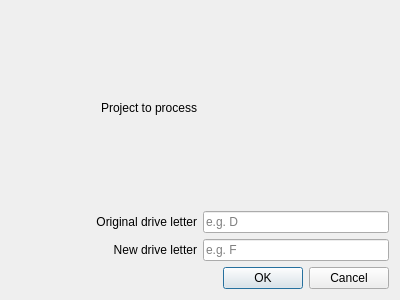
<?xml version="1.0" encoding="UTF-8"?>
<ui version="4.0">
 <class>Dialog</class>
 <widget class="QDialog" name="Dialog">
  <property name="geometry">
   <rect>
    <x>0</x>
    <y>0</y>
    <width>400</width>
    <height>300</height>
   </rect>
  </property>
  <property name="windowTitle">
   <string>Change project drive letter</string>
  </property>
  <layout class="QVBoxLayout" name="verticalLayout">
   <item>
    <layout class="QHBoxLayout" name="horizontalLayout">
     <item>
      <widget class="QLabel" name="label">
       <property name="text">
        <string>Project to process</string>
       </property>
       <property name="alignment">
        <set>Qt::AlignRight|Qt::AlignTrailing|Qt::AlignVCenter</set>
       </property>
      </widget>
     </item>
     <item>
      <widget class="QgsFileWidget" name="cbProject">
       <property name="dialogTitle">
        <string>Select a project to process</string>
       </property>
       <property name="filter">
        <string>*.qgs</string>
       </property>
      </widget>
     </item>
    </layout>
   </item>
   <item>
    <layout class="QHBoxLayout" name="horizontalLayout_2">
     <item>
      <widget class="QLabel" name="label_2">
       <property name="text">
        <string>Original drive letter</string>
       </property>
       <property name="alignment">
        <set>Qt::AlignRight|Qt::AlignTrailing|Qt::AlignVCenter</set>
       </property>
      </widget>
     </item>
     <item>
      <widget class="QLineEdit" name="leOriginalDrive">
       <property name="sizePolicy">
        <sizepolicy hsizetype="Minimum" vsizetype="Fixed">
         <horstretch>0</horstretch>
         <verstretch>0</verstretch>
        </sizepolicy>
       </property>
       <property name="placeholderText">
        <string>e.g. D</string>
       </property>
      </widget>
     </item>
    </layout>
   </item>
   <item>
    <layout class="QHBoxLayout" name="horizontalLayout_3">
     <item>
      <widget class="QLabel" name="label_3">
       <property name="text">
        <string>New drive letter</string>
       </property>
       <property name="alignment">
        <set>Qt::AlignRight|Qt::AlignTrailing|Qt::AlignVCenter</set>
       </property>
      </widget>
     </item>
     <item>
      <widget class="QLineEdit" name="leNewDrive">
       <property name="sizePolicy">
        <sizepolicy hsizetype="Minimum" vsizetype="Fixed">
         <horstretch>0</horstretch>
         <verstretch>0</verstretch>
        </sizepolicy>
       </property>
       <property name="placeholderText">
        <string>e.g. F</string>
       </property>
      </widget>
     </item>
    </layout>
   </item>
   <item>
    <widget class="QDialogButtonBox" name="buttonBox">
     <property name="orientation">
      <enum>Qt::Horizontal</enum>
     </property>
     <property name="standardButtons">
      <set>QDialogButtonBox::Cancel|QDialogButtonBox::Ok</set>
     </property>
    </widget>
   </item>
  </layout>
 </widget>
 <customwidgets>
  <customwidget>
   <class>QgsFileWidget</class>
   <extends>QWidget</extends>
   <header>qgis.gui</header>
  </customwidget>
 </customwidgets>
 <resources/>
 <connections>
  <connection>
   <sender>buttonBox</sender>
   <signal>accepted()</signal>
   <receiver>Dialog</receiver>
   <slot>accept()</slot>
   <hints>
    <hint type="sourcelabel">
     <x>248</x>
     <y>254</y>
    </hint>
    <hint type="destinationlabel">
     <x>157</x>
     <y>274</y>
    </hint>
   </hints>
  </connection>
  <connection>
   <sender>buttonBox</sender>
   <signal>rejected()</signal>
   <receiver>Dialog</receiver>
   <slot>reject()</slot>
   <hints>
    <hint type="sourcelabel">
     <x>316</x>
     <y>260</y>
    </hint>
    <hint type="destinationlabel">
     <x>286</x>
     <y>274</y>
    </hint>
   </hints>
  </connection>
 </connections>
</ui>
